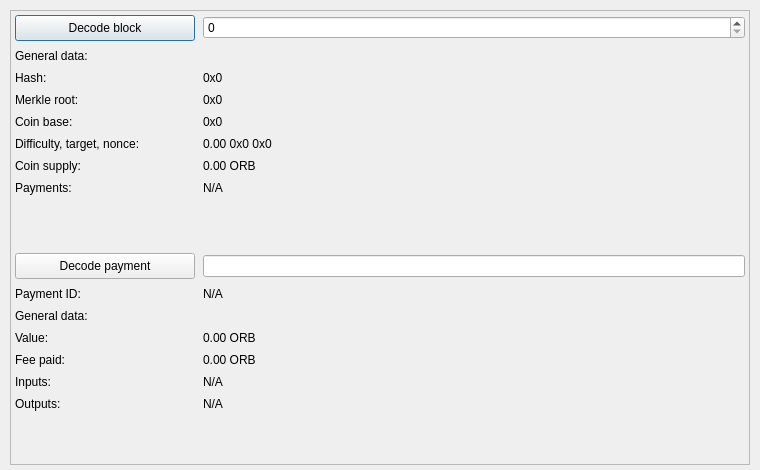
<?xml version="1.0" encoding="UTF-8"?>
<ui version="4.0">
 <class>BlockExplorer</class>
 <widget class="QDialog" name="BlockExplorer">
  <property name="windowModality">
   <enum>Qt::NonModal</enum>
  </property>
  <property name="enabled">
   <bool>true</bool>
  </property>
  <property name="geometry">
   <rect>
    <x>0</x>
    <y>0</y>
    <width>760</width>
    <height>470</height>
   </rect>
  </property>
  <property name="sizePolicy">
   <sizepolicy hsizetype="Fixed" vsizetype="Preferred">
    <horstretch>0</horstretch>
    <verstretch>0</verstretch>
   </sizepolicy>
  </property>
  <property name="minimumSize">
   <size>
    <width>0</width>
    <height>0</height>
   </size>
  </property>
  <property name="acceptDrops">
   <bool>false</bool>
  </property>
  <property name="windowTitle">
   <string>Block Explorer</string>
  </property>
  <layout class="QGridLayout">
   <property name="sizeConstraint">
    <enum>QLayout::SetMaximumSize</enum>
   </property>
   <property name="leftMargin">
    <number>10</number>
   </property>
   <property name="topMargin">
    <number>10</number>
   </property>
   <property name="rightMargin">
    <number>10</number>
   </property>
   <property name="bottomMargin">
    <number>5</number>
   </property>
   <item row="0" column="0">
    <widget class="QScrollArea" name="scrollArea">
     <property name="widgetResizable">
      <bool>true</bool>
     </property>
     <widget class="QWidget" name="blockWidget">
      <property name="geometry">
       <rect>
        <x>0</x>
        <y>0</y>
        <width>736</width>
        <height>451</height>
       </rect>
      </property>
      <layout class="QGridLayout" name="blockGrid">
       <property name="margin">
        <number>4</number>
       </property>
       <property name="spacing">
        <number>8</number>
       </property>
       <item row="1" column="0">
        <widget class="QPushButton" name="blockButton">
         <property name="sizePolicy">
          <sizepolicy hsizetype="Fixed" vsizetype="Fixed">
           <horstretch>0</horstretch>
           <verstretch>0</verstretch>
          </sizepolicy>
         </property>
         <property name="minimumSize">
          <size>
           <width>180</width>
           <height>26</height>
          </size>
         </property>
         <property name="text">
          <string>Decode block</string>
         </property>
        </widget>
       </item>
       <item row="1" column="1">
        <widget class="QSpinBox" name="numberBox">
         <property name="sizePolicy">
          <sizepolicy hsizetype="MinimumExpanding" vsizetype="Fixed">
           <horstretch>0</horstretch>
           <verstretch>0</verstretch>
          </sizepolicy>
         </property>
         <property name="minimumSize">
          <size>
           <width>500</width>
           <height>0</height>
          </size>
         </property>
         <property name="maximum">
          <number>99999999</number>
         </property>
        </widget>
       </item>
       <item row="2" column="0">
        <widget class="QLabel" name="blockTimeText">
         <property name="text">
          <string>General data:</string>
         </property>
        </widget>
       </item>
       <item row="2" column="1">
        <widget class="QLabel" name="blockTimeData">
         <property name="textInteractionFlags">
          <set>Qt::LinksAccessibleByMouse|Qt::TextSelectableByMouse</set>
         </property>
        </widget>
       </item>
       <item row="3" column="0">
        <widget class="QLabel" name="hashText">
         <property name="text">
          <string>Hash:</string>
         </property>
        </widget>
       </item>
       <item row="3" column="1">
        <widget class="QLabel" name="hashData">
         <property name="enabled">
          <bool>true</bool>
         </property>
         <property name="sizePolicy">
          <sizepolicy hsizetype="Preferred" vsizetype="Preferred">
           <horstretch>0</horstretch>
           <verstretch>0</verstretch>
          </sizepolicy>
         </property>
         <property name="text">
          <string>0x0</string>
         </property>
         <property name="textInteractionFlags">
          <set>Qt::LinksAccessibleByMouse|Qt::TextSelectableByMouse</set>
         </property>
        </widget>
       </item>
       <item row="4" column="0">
        <widget class="QLabel" name="merkleText">
         <property name="text">
          <string>Merkle root:</string>
         </property>
        </widget>
       </item>
       <item row="4" column="1">
        <widget class="QLabel" name="merkleData">
         <property name="sizePolicy">
          <sizepolicy hsizetype="Preferred" vsizetype="Preferred">
           <horstretch>0</horstretch>
           <verstretch>0</verstretch>
          </sizepolicy>
         </property>
         <property name="text">
          <string>0x0</string>
         </property>
         <property name="textInteractionFlags">
          <set>Qt::LinksAccessibleByMouse|Qt::TextSelectableByMouse</set>
         </property>
        </widget>
       </item>
       <item row="5" column="0">
        <widget class="QLabel" name="baseText">
         <property name="text">
          <string>Coin base:</string>
         </property>
        </widget>
       </item>
       <item row="5" column="1">
        <widget class="QLabel" name="baseData">
         <property name="sizePolicy">
          <sizepolicy hsizetype="Preferred" vsizetype="Preferred">
           <horstretch>0</horstretch>
           <verstretch>0</verstretch>
          </sizepolicy>
         </property>
         <property name="text">
          <string>0x0</string>
         </property>
         <property name="textInteractionFlags">
          <set>Qt::LinksAccessibleByMouse|Qt::TextSelectableByMouse</set>
         </property>
        </widget>
       </item>
       <item row="6" column="0">
        <widget class="QLabel" name="diffText">
         <property name="text">
          <string>Difficulty, target, nonce:</string>
         </property>
        </widget>
       </item>
       <item row="6" column="1">
        <widget class="QLabel" name="diffData">
         <property name="text">
          <string>0.00 0x0 0x0</string>
         </property>
         <property name="textInteractionFlags">
          <set>Qt::LinksAccessibleByMouse|Qt::TextSelectableByMouse</set>
         </property>
        </widget>
       </item>
       <item row="7" column="0">
        <widget class="QLabel" name="coinSupplyText">
         <property name="text">
          <string>Coin supply:</string>
         </property>
        </widget>
       </item>
       <item row="7" column="1">
        <widget class="QLabel" name="coinSupplyData">
         <property name="text">
          <string>0.00 ORB</string>
         </property>
         <property name="textInteractionFlags">
          <set>Qt::LinksAccessibleByMouse|Qt::TextSelectableByMouse</set>
         </property>
        </widget>
       </item>
       <item row="8" column="0">
        <widget class="QLabel" name="blockTxText">
         <property name="text">
          <string>Payments:</string>
         </property>
         <property name="alignment">
          <set>Qt::AlignLeading|Qt::AlignLeft|Qt::AlignTop</set>
         </property>
        </widget>
       </item>
       <item row="8" column="1">
        <widget class="QLabel" name="blockTxData">
         <property name="text">
          <string>N/A</string>
         </property>
         <property name="textInteractionFlags">
          <set>Qt::LinksAccessibleByMouse|Qt::TextSelectableByMouse</set>
         </property>
        </widget>
       </item>
       <item row="9" column="0">
        <spacer name="verticalSpacerMiddle">
         <property name="orientation">
          <enum>Qt::Vertical</enum>
         </property>
         <property name="sizeHint" stdset="0">
          <size>
           <width>20</width>
           <height>20</height>
          </size>
         </property>
        </spacer>
       </item>
       <item row="10" column="0">
        <widget class="QPushButton" name="txButton">
         <property name="sizePolicy">
          <sizepolicy hsizetype="Fixed" vsizetype="Fixed">
           <horstretch>0</horstretch>
           <verstretch>0</verstretch>
          </sizepolicy>
         </property>
         <property name="minimumSize">
          <size>
           <width>180</width>
           <height>26</height>
          </size>
         </property>
         <property name="text">
          <string>Decode payment</string>
         </property>
        </widget>
       </item>
       <item row="10" column="1">
        <widget class="QLineEdit" name="txLine">
         <property name="sizePolicy">
          <sizepolicy hsizetype="Preferred" vsizetype="Fixed">
           <horstretch>0</horstretch>
           <verstretch>0</verstretch>
          </sizepolicy>
         </property>
         <property name="inputMask">
          <string comment="Payment ID"/>
         </property>
        </widget>
       </item>
       <item row="11" column="0">
        <widget class="QLabel" name="txText">
         <property name="text">
          <string>Payment ID:</string>
         </property>
        </widget>
       </item>
       <item row="11" column="1">
        <widget class="QLabel" name="txData">
         <property name="text">
          <string>N/A</string>
         </property>
         <property name="textInteractionFlags">
          <set>Qt::LinksAccessibleByMouse|Qt::TextSelectableByMouse</set>
         </property>
        </widget>
       </item>
       <item row="12" column="0">
        <widget class="QLabel" name="txTimeText">
         <property name="text">
          <string>General data:</string>
         </property>
        </widget>
       </item>
       <item row="12" column="1">
        <widget class="QLabel" name="txTimeData">
         <property name="text">
          <string/>
         </property>
         <property name="textInteractionFlags">
          <set>Qt::LinksAccessibleByMouse|Qt::TextSelectableByMouse</set>
         </property>
        </widget>
       </item>
       <item row="13" column="0">
        <widget class="QLabel" name="valueText">
         <property name="text">
          <string>Value:</string>
         </property>
        </widget>
       </item>
       <item row="13" column="1">
        <widget class="QLabel" name="valueData">
         <property name="text">
          <string>0.00 ORB</string>
         </property>
         <property name="textInteractionFlags">
          <set>Qt::LinksAccessibleByMouse|Qt::TextSelectableByMouse</set>
         </property>
        </widget>
       </item>
       <item row="14" column="0">
        <widget class="QLabel" name="feeText">
         <property name="text">
          <string>Fee paid:</string>
         </property>
        </widget>
       </item>
       <item row="14" column="1">
        <widget class="QLabel" name="feeData">
         <property name="text">
          <string>0.00 ORB</string>
         </property>
         <property name="textInteractionFlags">
          <set>Qt::LinksAccessibleByMouse|Qt::TextSelectableByMouse</set>
         </property>
        </widget>
       </item>
       <item row="15" column="0">
        <widget class="QLabel" name="inputText">
         <property name="text">
          <string>Inputs:</string>
         </property>
         <property name="alignment">
          <set>Qt::AlignLeading|Qt::AlignLeft|Qt::AlignTop</set>
         </property>
        </widget>
       </item>
       <item row="15" column="1">
        <widget class="QLabel" name="inputData">
         <property name="text">
          <string>N/A</string>
         </property>
         <property name="alignment">
          <set>Qt::AlignLeading|Qt::AlignLeft|Qt::AlignTop</set>
         </property>
         <property name="textInteractionFlags">
          <set>Qt::LinksAccessibleByMouse|Qt::TextSelectableByMouse</set>
         </property>
        </widget>
       </item>
       <item row="16" column="0">
        <widget class="QLabel" name="outputText">
         <property name="text">
          <string>Outputs:</string>
         </property>
         <property name="alignment">
          <set>Qt::AlignLeading|Qt::AlignLeft|Qt::AlignTop</set>
         </property>
        </widget>
       </item>
       <item row="16" column="1">
        <widget class="QLabel" name="outputData">
         <property name="text">
          <string>N/A</string>
         </property>
         <property name="alignment">
          <set>Qt::AlignLeading|Qt::AlignLeft|Qt::AlignTop</set>
         </property>
         <property name="textInteractionFlags">
          <set>Qt::LinksAccessibleByMouse|Qt::TextSelectableByMouse</set>
         </property>
        </widget>
       </item>
       <item row="17" column="0">
        <spacer name="verticalSpacerBottom">
         <property name="orientation">
          <enum>Qt::Vertical</enum>
         </property>
         <property name="sizeHint" stdset="0">
          <size>
           <width>20</width>
           <height>40</height>
          </size>
         </property>
        </spacer>
       </item>
      </layout>
     </widget>
    </widget>
   </item>
  </layout>
 </widget>
 <resources/>
 <connections/>
</ui>
